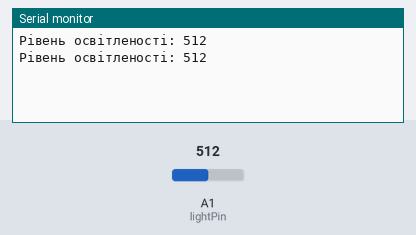
This sketch was run on a simulated Arduino Uno, built with avr-gcc and run on an emulated ATmega328P. Parts: the last lines printed to the serial monitor. The inputs (shaded band) are chosen by the test bench; at power-on: A1 (lightPin) = 512.

Above: at 1.8 s.
1.9 s: A1 (lightPin) set to 716
At 2.5 s:
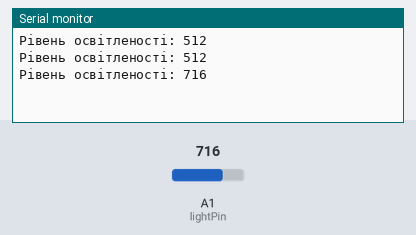
3.4 s: A1 (lightPin) set to 900
At 4.4 s:
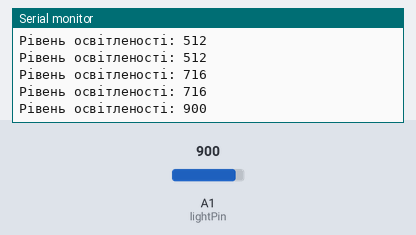
Timing chart, 0 to 6.4 s (numbered marks = the images above; inputs shaded):
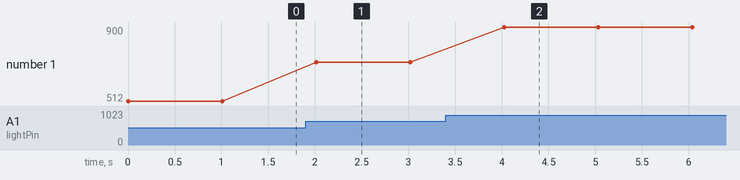

Measured:
- after the input at 1.9 s, the serial monitor: prints a new line after 0.11 s (image 1)
- after the input at 3.4 s, the serial monitor: prints a new line after 0.62 s (image 2)
- plotted number 1: 512 → 716 after the input at 1.9 s, 716 → 900 after the input at 3.4 s

The sketch:

Nano_PhotoResistor_BLE.ino
```cpp
#include <SoftwareSerial.h>
SoftwareSerial espSerial(12, 11);
const int lightPin = A1; // Пін, до якого підключено фоторезистор

void setup() {
  Serial.begin(9600);
  espSerial.begin(9600);
  pinMode(lightPin, INPUT);
}

void loop() {
  int lightValue = analogRead(lightPin);
  Serial.print("Рівень освітленості: ");
  Serial.println(lightValue);
  espSerial.println(lightValue);
  delay(1000);
}
```
